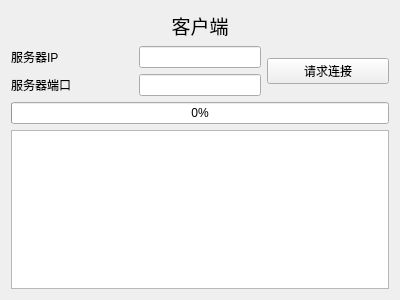
<?xml version="1.0" encoding="UTF-8"?>
<ui version="4.0">
 <class>Widget</class>
 <widget class="QWidget" name="Widget">
  <property name="geometry">
   <rect>
    <x>0</x>
    <y>0</y>
    <width>400</width>
    <height>300</height>
   </rect>
  </property>
  <property name="windowTitle">
   <string>Widget</string>
  </property>
  <layout class="QGridLayout" name="gridLayout">
   <item row="0" column="0">
    <spacer name="horizontalSpacer">
     <property name="orientation">
      <enum>Qt::Horizontal</enum>
     </property>
     <property name="sizeHint" stdset="0">
      <size>
       <width>108</width>
       <height>20</height>
      </size>
     </property>
    </spacer>
   </item>
   <item row="0" column="1">
    <widget class="QLabel" name="label_3">
     <property name="font">
      <font>
       <family>幼圆</family>
       <pointsize>14</pointsize>
      </font>
     </property>
     <property name="text">
      <string>客户端</string>
     </property>
     <property name="alignment">
      <set>Qt::AlignCenter</set>
     </property>
    </widget>
   </item>
   <item row="0" column="2">
    <spacer name="horizontalSpacer_2">
     <property name="orientation">
      <enum>Qt::Horizontal</enum>
     </property>
     <property name="sizeHint" stdset="0">
      <size>
       <width>108</width>
       <height>20</height>
      </size>
     </property>
    </spacer>
   </item>
   <item row="1" column="0">
    <widget class="QLabel" name="label">
     <property name="text">
      <string>服务器IP</string>
     </property>
    </widget>
   </item>
   <item row="1" column="1">
    <widget class="QLineEdit" name="lineEditIP"/>
   </item>
   <item row="1" column="2" rowspan="2">
    <widget class="QPushButton" name="buttonConnect">
     <property name="text">
      <string>请求连接</string>
     </property>
    </widget>
   </item>
   <item row="2" column="0">
    <widget class="QLabel" name="label_2">
     <property name="text">
      <string>服务器端口</string>
     </property>
    </widget>
   </item>
   <item row="2" column="1">
    <widget class="QLineEdit" name="lineEditPort"/>
   </item>
   <item row="3" column="0" colspan="3">
    <widget class="QProgressBar" name="progressBar">
     <property name="value">
      <number>0</number>
     </property>
    </widget>
   </item>
   <item row="4" column="0" colspan="3">
    <widget class="QTextBrowser" name="textBrowser"/>
   </item>
  </layout>
 </widget>
 <layoutdefault spacing="6" margin="11"/>
 <resources/>
 <connections/>
</ui>
